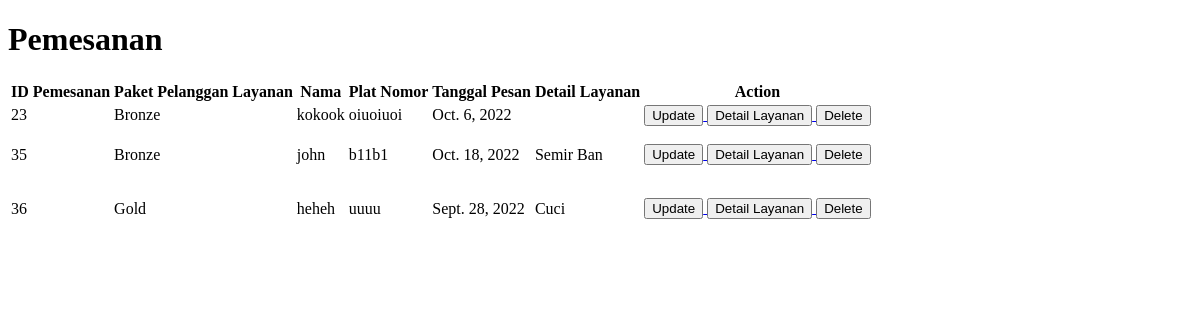
The app's page /index, older data.
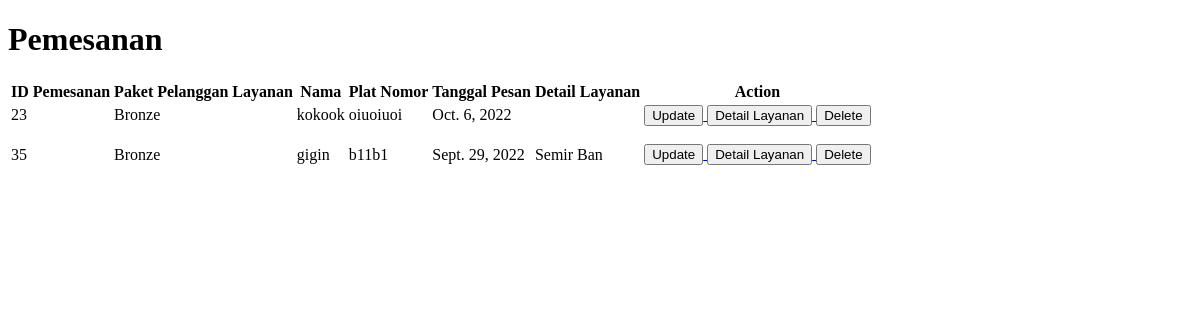
The same page, newer data.
### app/models.py (models this page shows, shortened)
class pemesanan(models.Model):
    idpemesanan = models.AutoField(primary_key=True)
    idpaketpelanggan = models.ForeignKey(paketlayanan,on_delete=models.CASCADE)
    nama = models.CharField(max_length=50)
    platnomor = models.CharField(max_length=11)
    tanggalpesan = models.DateField()

class paketlayanan(models.Model):
    idpaketlayanan = models.AutoField(primary_key=True)
    jenispaket = models.CharField(max_length=10)
    keteranganpaket = models.CharField(max_length=50)
    harga = models.IntegerField()

class detaillayanan(models.Model):
    iddetaillayanan = models.AutoField(primary_key=True)
    idlayanan = models.ForeignKey(layanan,on_delete=models.CASCADE)
    idpemesanan = models.ForeignKey(pemesanan,on_delete=models.CASCADE)

class layanan(models.Model):
    idlayanan = models.AutoField(primary_key=True)
    jenislayanan = models.CharField(max_length=10)
    harga = models.IntegerField()

### app/views.py (the view)
# urls.py: path('index', views.index, name = 'index'),
def index(request):
    data=[]
    allpemesananobj = models.pemesanan.objects.all()
    for item in allpemesananobj:
        dummy = []
        id_pemesanan = item.idpemesanan
        specificdetail = models.detaillayanan.objects.filter(idpemesanan= id_pemesanan)
        dummy.append(item)
        dummy.append(specificdetail)
        data.append(dummy)
    return render (request, 'pemesanan.html', {
        'pemesanan' : data
    })

### app/templates/pemesanan.html (shortened to what this page needs)
<!DOCTYPE html>
<html lang="en">
<head>
</head>
<body>
    <h1>Pemesanan</h1>
 <table>
    <tr>
        <th>ID Pemesanan</th>
        <th>Paket Pelanggan</th>
        <th>Layanan</th>
        <th>Nama</th>
        <th>Plat Nomor</th>
        <th>Tanggal Pesan</th>
        <th>Detail Layanan</th>
        <th>Action</th>
    </tr>
    {% for item in pemesanan %}
    <tr>
        <td>{{ item.0.idpemesanan }}</td>
        <td>{{ item.0.idpaketpelanggan.jenispaket }}</td>
        <td>{{ item.0.idlayanan.jenislayanan }}</td>
        <td>{{ item.0.nama }}</td>
        <td>{{ item.0.platnomor }}</td>
        <td>{{ item.0.tanggalpesan }}</td>
        <td>
            {% for x in item.1 %}
            <p>
                {{x.idlayanan.jenislayanan}}
            </p>
            {% endfor %}
        </td>
        <td>
            <a href="{% url 'perbarui' item.0.idpemesanan %}">
                <button>Update</button>
            </a>
            <a href="{% url 'detaillayanan' item.0.idpemesanan %}">
                <button>Detail Layanan</button>
            </a>
            <a href="{% url 'hapus' item.0.idpemesanan %}">
                <button>Delete</button>
            </a>
        </td>
    </tr>
    {% endfor %}
 </table>
</body>
</html>

Row changes from the older to the newer data that the page shows:
removed pemesanan: idpemesanan "36", idpaketpelanggan.jenispaket "Gold", nama "heheh", platnomor "uuuu", tanggalpesan "Sept. 28, 2022"
removed detaillayanan: idlayanan.jenislayanan "Cuci", shown under "36"
changed pemesanan id 35: nama "john" → "gigin"; tanggalpesan "Oct. 18, 2022" → "Sept. 29, 2022"
